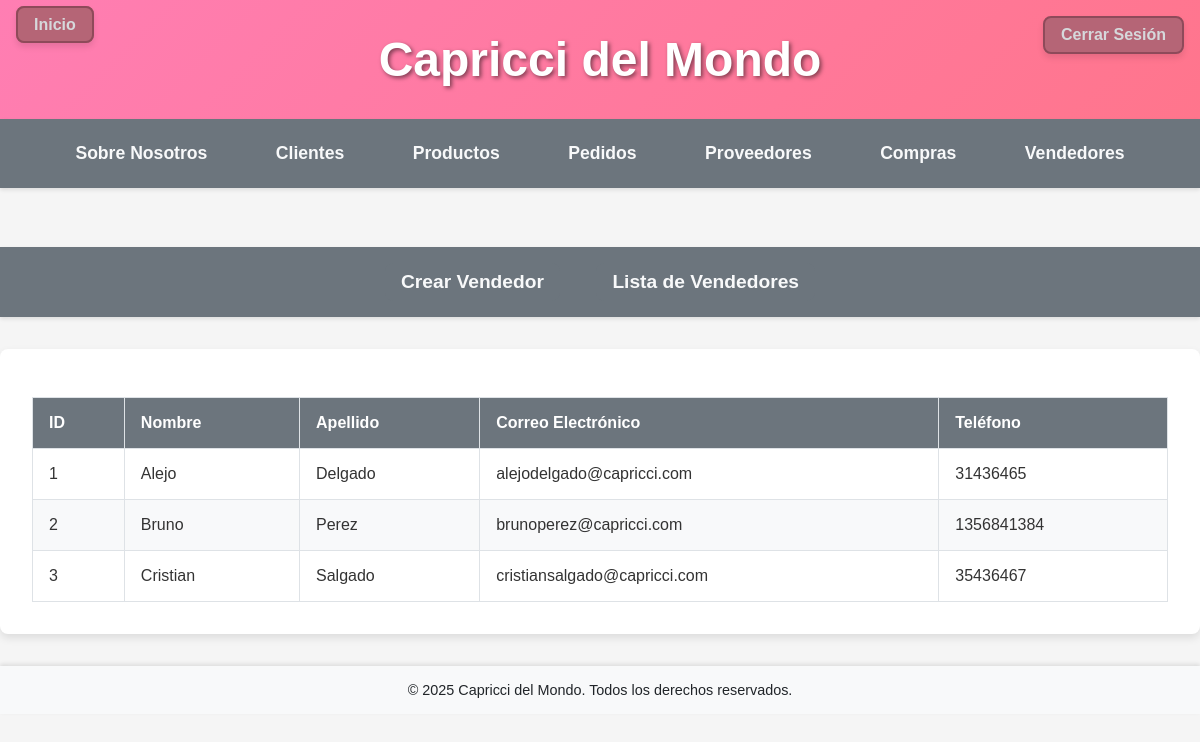
The page /interno/vendedores/ (signed in) on the database its author committed.
### interno/models.py (models this page shows, shortened)
class Vendedor(models.Model):
    nombre = models.CharField(max_length=100)
    apellido = models.CharField(max_length=100)
    email = models.EmailField()
    telefono = models.CharField(max_length=15)
    code = models.CharField(max_length=32, default=generate_code, editable=False, unique=True, db_index=True)

### interno/views.py (the view)
# urls.py: path("vendedores/", vendedores, name="vendedores"),
def vendedores(request):
    vendedores = Vendedor.objects.all()
    context = {"vendedores": vendedores}
    return render(request, "interno/vendedores.html", context)

### interno/templates/interno/vendedores.html
{% extends 'interno/base.html' %}
{% block contenido %}
<div class="container">
    <table>
        <thead>
            <tr>
                <th>ID</th>
                <th>Nombre</th>
                <th>Apellido</th>
                <th>Correo Electrónico</th>
                <th>Teléfono</th>
            </tr>
        </thead>
        <tbody>
            {% for vendedor in vendedores %}
            <tr>
                <td>{{ vendedor.id }}</td>
                <td>{{ vendedor.nombre }}</td>
                <td>{{ vendedor.apellido }}</td>
                <td>{{ vendedor.email }}</td>
                <td>{{ vendedor.telefono }}</td>
            </tr>
            {% endfor %}
        </tbody>
    </table>
</div>
{% endblock %}

### interno/templates/interno/base.html (style rules this page uses)
body { font-family: 'Poppins', sans-serif; background-color: #f5f5f5; color: #333; margin: 0; padding: 0; }
.container { max-width: 1200px; margin: 2rem auto; padding: 2rem; background-color: #fff; border-radius: 8px; box-shadow: 0 4px 8px rgba(0, 0, 0, 0.1); }
table { width: 100%; border-collapse: collapse; margin-top: 1rem; }
th, td { padding: 1rem; text-align: left; border: 1px solid #dee2e6; }
th { background-color: #6c757d; color: #fff; font-weight: bold; }
tr:nth-child(even) { background-color: #f8f9fa; }

### rows shown on the page
Vendedor: id "1", nombre "Alejo", apellido "Delgado", email "alejodelgado@capricci.com", telefono "31436465"
Vendedor: id "2", nombre "Bruno", apellido "Perez", email "brunoperez@capricci.com", telefono "1356841384"
Vendedor: id "3", nombre "Cristian", apellido "Salgado", email "cristiansalgado@capricci.com", telefono "35436467"
